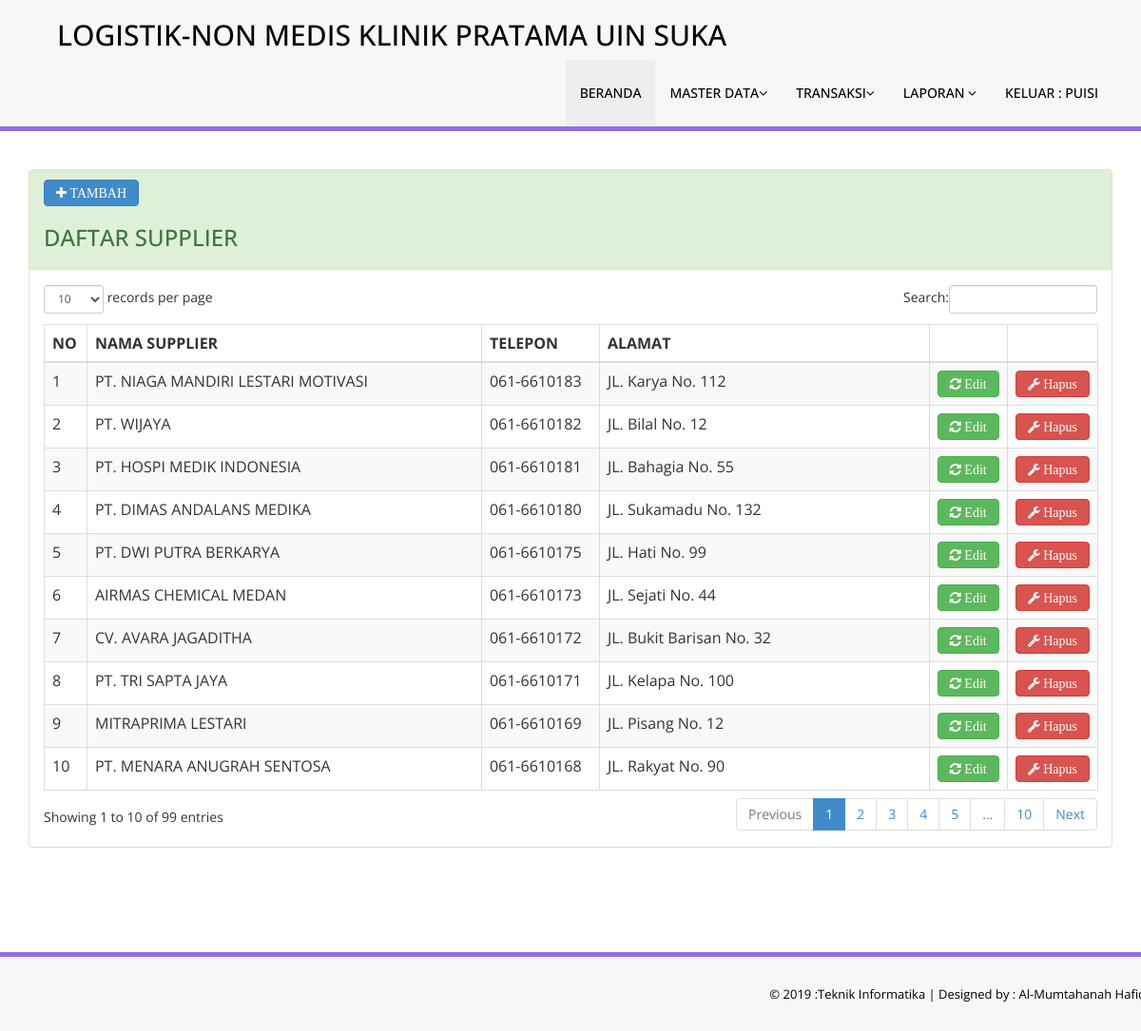
Page /master.php?page=supplier (signed in) on the committed database.
### tables this page shows
CREATE TABLE `tbl_supplier` (
  `kode` int(11) NOT NULL,
  `nama` varchar(100) DEFAULT NULL,
  `telepon` varchar(20) DEFAULT NULL,
  `alamat` varchar(100) DEFAULT NULL
);

### modul/supplier/index.php (the view, shortened to what this page needs)
<div class="row">
                <div class="col-md-12">
                    <div class="panel panel-success">
                       <div class="panel-heading">
                            <a href="master.php?page=tambah_supplier"><button class="btn btn-primary fa fa-plus"> TAMBAH </button></a>  <h3> DAFTAR SUPPLIER </h3>
                        </div>
                        <div class="panel-body">
                            <div class="table-responsive">
                                <table class="table table-striped table-bordered table-hover" id="dataTables-example">
                                    <thead>
                                        <tr>
                                            <th>NO</th>
                                            <th>NAMA SUPPLIER</th>
                                            <th>TELEPON</th>
                                            <th>ALAMAT</th>
                                            <th width="3%"></th>
                                            <th width="3%"></th>
                                        </tr>
                                    </thead>
                                    <tbody>
                                        <?php
                                            $no =1;
                                              $qry = mysqli_query($konek,"SELECT * FROM tbl_supplier order by kode desc");
                                                while ($data=mysqli_fetch_array($qry)) {
                                          ?>
                                        <tr class="odd gradeX">
                                            <td><?php echo $no++; ?></td>
                                            <td><?php echo $data['nama']; ?></td>
                                            <td><?php echo $data['telepon']; ?></td>
                                             <td><?php echo $data['alamat']; ?></td>
                                            <td class="center"><a href="master.php?page=edit_supplier&id=<?php echo base64_encode($data['kode']); ?>" class="fa fa-refresh btn btn-success"> Edit</a></td></td>
                                            <td class="center"><a onClick="return confirm('Data ini akan di hapus.?')" href="master.php?page=supplier&hapus=<?php echo $data['kode']; ?>" class="fa fa-wrench btn btn-danger"> Hapus</a></td>
                                        </tr>
                                    <?php } ?>
                                    </tbody>
                                </table>
                            </div>
                        </div>
                    </div>
                </div>
 </div>

### rows in the picture
tbl_supplier: nama "PT. NIAGA MANDIRI LESTARI MOTIVASI", telepon "061-6610183", alamat "JL. Karya No. 112"
tbl_supplier: nama "PT. WIJAYA", telepon "061-6610182", alamat "JL. Bilal No. 12"
tbl_supplier: nama "PT. HOSPI MEDIK INDONESIA", telepon "061-6610181", alamat "JL. Bahagia No. 55"
tbl_supplier: nama "PT. DIMAS ANDALANS MEDIKA", telepon "061-6610180", alamat "JL. Sukamadu No. 132"
tbl_supplier: nama "PT. DWI PUTRA BERKARYA", telepon "061-6610175", alamat "JL. Hati No. 99"
tbl_supplier: nama "AIRMAS CHEMICAL MEDAN", telepon "061-6610173", alamat "JL. Sejati No. 44"
tbl_supplier: nama "CV. AVARA JAGADITHA", telepon "061-6610172", alamat "JL. Bukit Barisan No. 32"
tbl_supplier: nama "PT. TRI SAPTA JAYA", telepon "061-6610171", alamat "JL. Kelapa No. 100"
tbl_supplier: nama "MITRAPRIMA LESTARI", telepon "061-6610169", alamat "JL. Pisang No. 12"
tbl_supplier: nama "PT. MENARA ANUGRAH SENTOSA", telepon "061-6610168", alamat "JL. Rakyat No. 90"

### other values in the picture
$_SESSION['user_name'] "PUISI"
